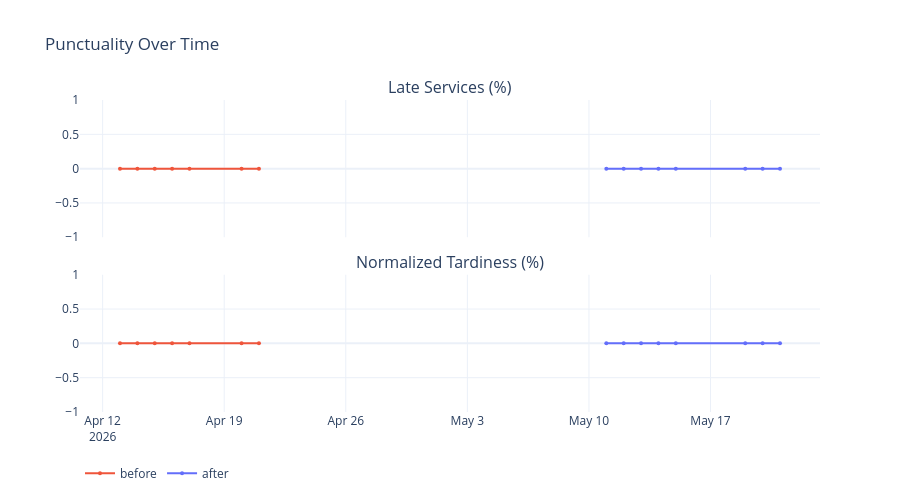

Notebook source saved alongside this figure:
### Code cell
# ── Chart: Punctuality ────────────────────────────────────────────────────────
fig_punct = make_subplots(
    rows=2, cols=1, shared_xaxes=True,
    subplot_titles=("Late Services (%)", "Normalized Tardiness (%)"),
    vertical_spacing=0.12,
)
for period_name, df, color in [
    (PERIOD_BEFORE, df_before, COLOR_BEFORE),
    (PERIOD_AFTER,  df_after,  COLOR_AFTER),
]:
    fig_punct.add_trace(
        go.Scatter(x=df["date"], y=df["late_services_pct"],
                   mode="lines+markers", name=period_name,
                   line=dict(color=color), marker=dict(size=4), legendgroup=period_name),
        row=1, col=1,
    )
    fig_punct.add_trace(
        go.Scatter(x=df["date"], y=df["normalized_tardiness_pct"],
                   mode="lines+markers", name=period_name,
                   line=dict(color=color), marker=dict(size=4),
                   legendgroup=period_name, showlegend=False),
        row=2, col=1,
    )

if ADOPTION_DATE:
    for r in [1, 2]:
        fig_punct.add_vline(x=ADOPTION_DATE, line_dash="dash", line_color="gray", row=r, col=1)

fig_punct.update_layout(
    title="Punctuality Over Time",
    height=500,
    legend=dict(orientation="h", y=-0.15),
    template="plotly_white",
)
fig_punct.show()

### Figure 1 — Plotly figure (JSON) as saved in the notebook; plotly's stock layout.template omitted (floating-point values rounded to 4 significant figures)
{"data": [{"legendgroup": "before", "line": {"color": "#EF553B"}, "marker": {"size": 4}, "mode": "lines+markers", "name": "before", "type": "scatter", "x": ["2026-04-13T00:00:00.000000000", "2026-04-14T00:00:00.000000000", "2026-04-15T00:00:00.000000000", "2026-04-16T00:00:00.000000000", "2026-04-17T00:00:00.000000000", "2026-04-20T00:00:00.000000000", "2026-04-21T00:00:00.000000000"], "xaxis": "x", "y": [0.0, 0.0, 0.0, 0.0, 0.0, 0.0, 0.0], "yaxis": "y"}, {"legendgroup": "before", "line": {"color": "#EF553B"}, "marker": {"size": 4}, "mode": "lines+markers", "name": "before", "showlegend": false, "type": "scatter", "x": ["2026-04-13T00:00:00.000000000", "2026-04-14T00:00:00.000000000", "2026-04-15T00:00:00.000000000", "2026-04-16T00:00:00.000000000", "2026-04-17T00:00:00.000000000", "2026-04-20T00:00:00.000000000", "2026-04-21T00:00:00.000000000"], "xaxis": "x2", "y": [0.0, 0.0, 0.0, 0.0, 0.0, 0.0, 0.0], "yaxis": "y2"}, {"legendgroup": "after", "line": {"color": "#636EFA"}, "marker": {"size": 4}, "mode": "lines+markers", "name": "after", "type": "scatter", "x": ["2026-05-11T00:00:00.000000000", "2026-05-12T00:00:00.000000000", "2026-05-13T00:00:00.000000000", "2026-05-14T00:00:00.000000000", "2026-05-15T00:00:00.000000000", "2026-05-19T00:00:00.000000000", "2026-05-20T00:00:00.000000000", "2026-05-21T00:00:00.000000000"], "xaxis": "x", "y": [0.0, 0.0, 0.0, 0.0, 0.0, 0.0, 0.0, 0.0], "yaxis": "y"}, {"legendgroup": "after", "line": {"color": "#636EFA"}, "marker": {"size": 4}, "mode": "lines+markers", "name": "after", "showlegend": false, "type": "scatter", "x": ["2026-05-11T00:00:00.000000000", "2026-05-12T00:00:00.000000000", "2026-05-13T00:00:00.000000000", "2026-05-14T00:00:00.000000000", "2026-05-15T00:00:00.000000000", "2026-05-19T00:00:00.000000000", "2026-05-20T00:00:00.000000000", "2026-05-21T00:00:00.000000000"], "xaxis": "x2", "y": [0.0, 0.0, 0.0, 0.0, 0.0, 0.0, 0.0, 0.0], "yaxis": "y2"}], "layout": {"annotations": [{"font": {"size": 16}, "showarrow": false, "text": "Late Services (%)", "x": 0.5, "xanchor": "center", "xref": "paper", "y": 1, "yanchor": "bottom", "yref": "paper"}, {"font": {"size": 16}, "showarrow": false, "text": "Normalized Tardiness (%)", "x": 0.5, "xanchor": "center", "xref": "paper", "y": 0.44, "yanchor": "bottom", "yref": "paper"}], "height": 500, "legend": {"orientation": "h", "y": -0.15}, "title": {"text": "Punctuality Over Time"}, "xaxis": {"anchor": "y", "domain": [0, 1], "matches": "x2", "showticklabels": false}, "xaxis2": {"anchor": "y2", "domain": [0, 1]}, "yaxis": {"anchor": "x", "domain": [0.56, 1]}, "yaxis2": {"anchor": "x2", "domain": [0, 0.44]}}}
